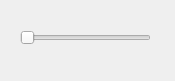
      <widget class="QFrame" name="frame_duo_2">
       <property name="geometry">
        <rect>
         <x>185</x>
         <y>205</y>
         <width>175</width>
         <height>81</height>
        </rect>
       </property>
       <property name="font">
        <font>
         <family>Segoe UI</family>
        </font>
       </property>
       <property name="styleSheet">
        <string notr="true"/>
       </property>
       <property name="frameShape">
        <enum>QFrame::Shape::NoFrame</enum>
       </property>
       <property name="frameShadow">
        <enum>QFrame::Shadow::Raised</enum>
       </property>
       <widget class="QSlider" name="duo_meta_2">
        <property name="geometry">
         <rect>
          <x>20</x>
          <y>27</y>
          <width>131</width>
          <height>22</height>
         </rect>
        </property>
        <property name="font">
         <font>
          <family>Segoe UI</family>
         </font>
        </property>
        <property name="maximum">
         <number>1</number>
        </property>
        <property name="orientation">
         <enum>Qt::Orientation::Horizontal</enum>
        </property>
       </widget>
       <widget class="QLabel" name="le_meta_duo_name_2">
        <property name="geometry">
         <rect>
          <x>20</x>
          <y>0</y>
          <width>130</width>
          <height>22</height>
         </rect>
        </property>
        <property name="font">
         <font>
          <pointsize>10</pointsize>
          <bold>true</bold>
         </font>
        </property>
        <property name="styleSheet">
         <string notr="true"/>
        </property>
        <property name="text">
         <string notr="true"/>
        </property>
        <property name="alignment">
         <set>Qt::AlignmentFlag::AlignCenter</set>
        </property>
       </widget>
       <widget class="QLabel" name="le_meta_duo_2_value_0">
        <property name="geometry">
         <rect>
          <x>0</x>
          <y>60</y>
          <width>85</width>
          <height>22</height>
         </rect>
        </property>
        <property name="font">
         <font>
          <pointsize>10</pointsize>
          <bold>true</bold>
         </font>
        </property>
        <property name="styleSheet">
         <string notr="true"/>
        </property>
        <property name="text">
         <string notr="true"/>
        </property>
        <property name="alignment">
         <set>Qt::AlignmentFlag::AlignCenter</set>
        </property>
       </widget>
       <widget class="QLabel" name="le_meta_duo_2_value_1">
        <property name="geometry">
         <rect>
          <x>90</x>
          <y>60</y>
          <width>85</width>
          <height>22</height>
         </rect>
        </property>
        <property name="font">
         <font>
          <pointsize>10</pointsize>
          <bold>true</bold>
         </font>
        </property>
        <property name="styleSheet">
         <string notr="true"/>
        </property>
        <property name="text">
         <string notr="true"/>
        </property>
        <property name="alignment">
         <set>Qt::AlignmentFlag::AlignCenter</set>
        </property>
       </widget>
      </widget>
